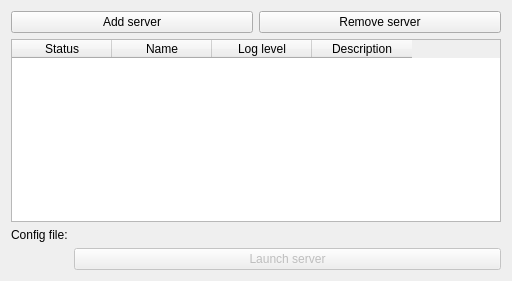
<?xml version="1.0" encoding="UTF-8"?>
<ui version="4.0">
 <class>qMRMLPlusServerLauncherTableView</class>
 <widget class="qMRMLWidget" name="qMRMLPlusServerLauncherTableView">
  <property name="geometry">
   <rect>
    <x>0</x>
    <y>0</y>
    <width>512</width>
    <height>281</height>
   </rect>
  </property>
  <property name="windowTitle">
   <string>Form</string>
  </property>
  <layout class="QVBoxLayout" name="verticalLayout">
   <item>
    <layout class="QHBoxLayout" name="horizontalLayout">
     <item>
      <widget class="QPushButton" name="AddServerButton">
       <property name="text">
        <string>Add server</string>
       </property>
      </widget>
     </item>
     <item>
      <widget class="QPushButton" name="RemoveServerButton">
       <property name="text">
        <string>Remove server</string>
       </property>
      </widget>
     </item>
    </layout>
   </item>
   <item>
    <widget class="QTableWidget" name="PlusServerLauncherTable">
     <property name="sizePolicy">
      <sizepolicy hsizetype="Expanding" vsizetype="Expanding">
       <horstretch>0</horstretch>
       <verstretch>0</verstretch>
      </sizepolicy>
     </property>
     <property name="columnCount">
      <number>4</number>
     </property>
     <column>
      <property name="text">
       <string>Status</string>
      </property>
     </column>
     <column>
      <property name="text">
       <string>Name</string>
      </property>
     </column>
     <column>
      <property name="text">
       <string>Log level</string>
      </property>
     </column>
     <column>
      <property name="text">
       <string>Description</string>
      </property>
     </column>
    </widget>
   </item>
   <item>
    <layout class="QFormLayout" name="formLayout_2">
     <property name="fieldGrowthPolicy">
      <enum>QFormLayout::AllNonFixedFieldsGrow</enum>
     </property>
     <item row="1" column="1">
      <widget class="QPushButton" name="StartStopButton">
       <property name="enabled">
        <bool>false</bool>
       </property>
       <property name="text">
        <string>Launch server</string>
       </property>
       <property name="icon">
        <iconset resource="../qMRMLPlusServerLauncherRemoteWidget.qrc">
         <normaloff>:/Icons/PlusLauncherRemoteConnect.png</normaloff>:/Icons/PlusLauncherRemoteConnect.png</iconset>
       </property>
      </widget>
     </item>
     <item row="0" column="1">
      <widget class="qMRMLNodeComboBox" name="ConfigFileComboBox">
       <property name="enabled">
        <bool>false</bool>
       </property>
       <property name="nodeTypes">
        <stringlist>
         <string>vtkMRMLTextNode</string>
        </stringlist>
       </property>
       <property name="noneEnabled">
        <bool>true</bool>
       </property>
       <property name="renameEnabled">
        <bool>true</bool>
       </property>
      </widget>
     </item>
     <item row="0" column="0">
      <widget class="QLabel" name="ConfigFileLabel">
       <property name="text">
        <string>Config file:</string>
       </property>
      </widget>
     </item>
    </layout>
   </item>
  </layout>
 </widget>
 <customwidgets>
  <customwidget>
   <class>qMRMLNodeComboBox</class>
   <extends>QWidget</extends>
   <header>qMRMLNodeComboBox.h</header>
   <container>1</container>
  </customwidget>
  <customwidget>
   <class>qMRMLWidget</class>
   <extends>QWidget</extends>
   <header>qMRMLWidget.h</header>
   <container>1</container>
  </customwidget>
 </customwidgets>
 <resources>
  <include location="../qMRMLPlusServerLauncherRemoteWidget.qrc"/>
 </resources>
 <connections>
  <connection>
   <sender>qMRMLPlusServerLauncherTableView</sender>
   <signal>mrmlSceneChanged(vtkMRMLScene*)</signal>
   <receiver>ConfigFileComboBox</receiver>
   <slot>setMRMLScene(vtkMRMLScene*)</slot>
   <hints>
    <hint type="sourcelabel">
     <x>255</x>
     <y>140</y>
    </hint>
    <hint type="destinationlabel">
     <x>284</x>
     <y>230</y>
    </hint>
   </hints>
  </connection>
 </connections>
</ui>
